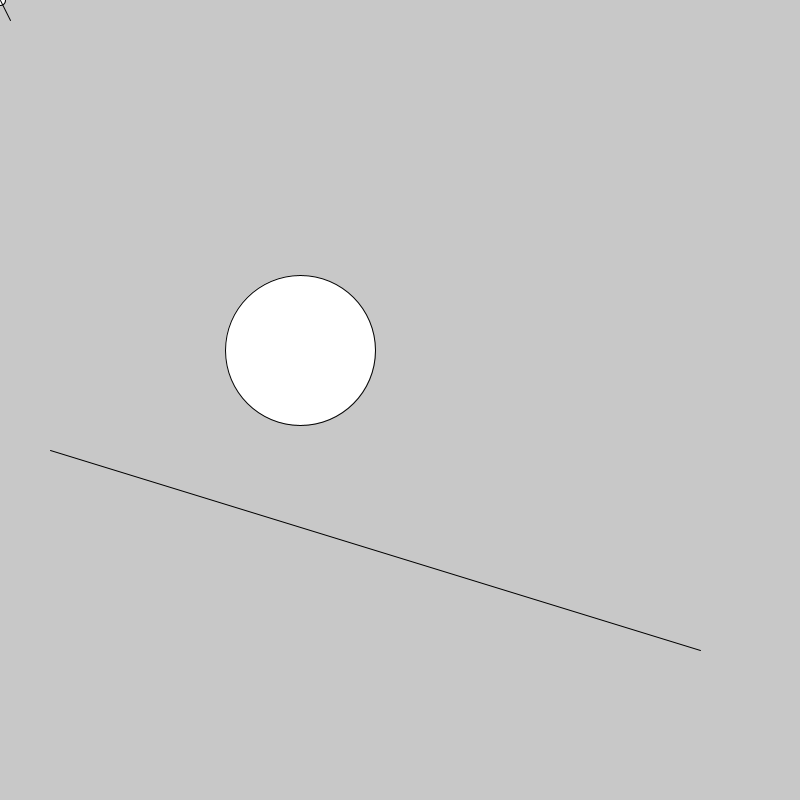
Frame 1 (no input)
Frame 60 (the mouse pressed at the canvas centre just before this capture): identical to frame 1, image omitted
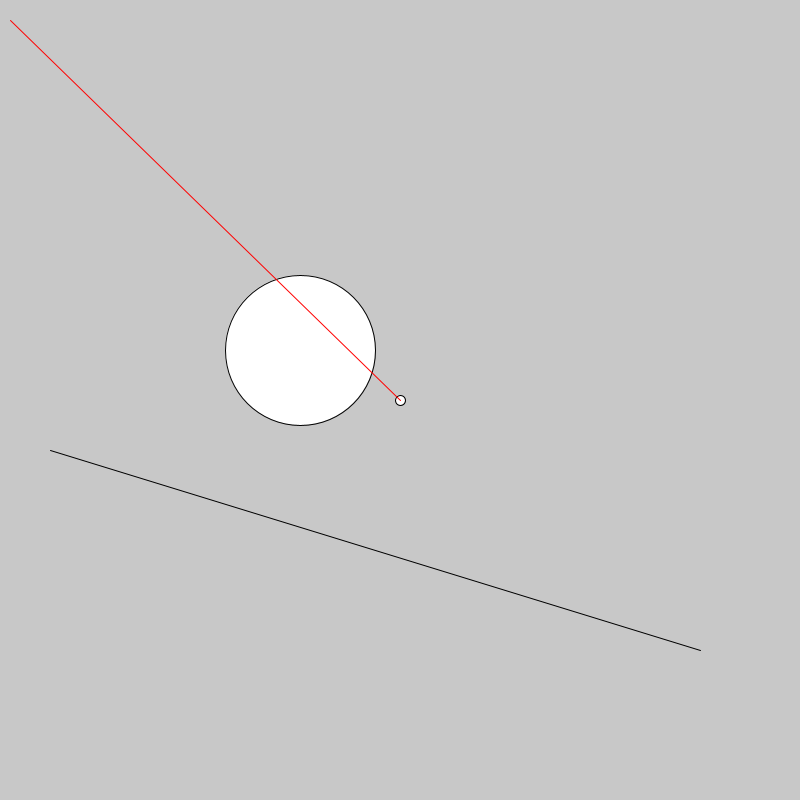
Frame 120 (the mouse held since frame 60 and released just before this capture)

The Processing sketch that drew these frames (run headless with seeded random() and noise(); from frame 60 on, the mouse is pressed at the canvas centre):

// Processing sketch: circlePointAndLineIntersections
// ── circlePointAndLineIntersections.pde
//points that make up the lines
float ox = 10, oy = 20;
float circleX = 300;
float circleY = 350;
float circleRad = 75;
float x1 = 50, y1 = 450, x2 = 700, y2 = 650;
PVector intersectPoint = new PVector();

void setup() {
  size(800, 800);
}

void draw() {
  background(200);

  //note that the circle to circle intersection test isn't visualized here.
  //you can try substituting that test for the circle to point test done with the mouse below
  
  //draw the circle we're testing against
  stroke(0);
  fill(255);
  ellipse(circleX, circleY, circleRad*2, circleRad*2);


  //test mouseX/Y if it's inside the circle
  if (pointIsInCircle(mouseX, mouseY, circleX, circleY, circleRad)) {
    fill(255, 0, 0);
  } else {
    fill(255);
  }
  ellipse(mouseX, mouseY, 10, 10);
  

  //test if the mouse controlled line intersects the circle
  if (lineCircleIntersectionTest(ox, oy, mouseX, mouseY, circleX, circleY, circleRad)) {
    stroke(255, 0, 0);
  }
  else {
    stroke(0);
  }
  line(ox, oy, mouseX, mouseY);
  
  
  //test if the mouse controlled line intersects the other line
    if (calculateLineIntersection(x1, y1, x2, y2, ox, oy, mouseX, mouseY, intersectPoint)) {
    stroke(255, 0, 0);
    ellipse(intersectPoint.x, intersectPoint.y, 10, 10);
  } else {
    stroke(0);
  }
  //draw the line we're testing against
  line(x1, y1, x2, y2);

}


//randomize origin of mouse line on key press
void keyPressed() {
  ox = random(0, width);
  oy = random(0, height);
  circleX = random(0, width);
  circleY = random(0, height);
  circleRad = random(10, 300);
}
// ── Shape_Intersection_Tests.pde

// IF YOU WANT THESE FUNCTIONS TO WORK PROPERLY, BEST NOT TO CHANGE THEM!!!  :)  
// (Just use them as they are and pass the right parameters to them)


//------------------------------------------------------------------------------------------------------------
//a simple test to see if a point lies inside a circle
//(if the point is less than Radius away from the circle center)
boolean pointIsInCircle(float px, float py, float cx, float cy, float cRad) {
  return (dist(px, py, cx, cy) <= cRad); 
}

//------------------------------------------------------------------------------------------------------------
//an imperfect but sufficient circle-line intersection test:
//break the line up into points about 1 pixel apart and test each point for circle intersection
boolean lineCircleIntersectionTest(float x1, float y1, float x2, float y2, float cx, float cy, float cRad) {
  int numPoints = int(dist(x1, y1, x2, y2));
  for (int i=0; i < numPoints; i++) {
    float xt = lerp(x1, x2, i/float(numPoints-1));
    float yt = lerp(y1, y2, i/float(numPoints-1));
    if (pointIsInCircle(xt, yt, cx, cy, cRad)) {return true;}
  }
  //if we get here in the function, we did NOT return true for any point.
  //so return false instead
  return false;
}


//------------------------------------------------------------------------------------------------------------
//test two circles for intersection, defined by center x/y & radius for each 
boolean circleToCircleIntersectionTest(float x1, float y1, float r1, float x2, float y2, float r2) {
  return dist(x1, y1, x2, y2) <= (r1 + r2);
}

//------------------------------------------------------------------------------------------------------------
// Returns true if the lines intersect, otherwise false. 
// If the lines intersect the intersection point is stored in 
// the x,y values of the PVector you pass a reference to.
// If the lines do not intersect, the x,y values of the result PVector
// will not be changed.
// from http://stackoverflow.com/questions/563198/how-do-you-detect-where-two-line-segments-intersect
// Note that the derivation for this method is in a paper referenced in the above linked forum discussion.
// It would be quite difficult to read the code below and make sense of how it works on its own.
boolean calculateLineIntersection(float p0_x, float p0_y, float p1_x, float p1_y, 
  float p2_x, float p2_y, float p3_x, float p3_y, PVector result)
{
  float s1_x, s1_y, s2_x, s2_y;
  s1_x = p1_x - p0_x;     
  s1_y = p1_y - p0_y;
  s2_x = p3_x - p2_x;     
  s2_y = p3_y - p2_y;

  float s, t;
  s = (-s1_y * (p0_x - p2_x) + s1_x * (p0_y - p2_y)) / (-s2_x * s1_y + s1_x * s2_y);
  t = ( s2_x * (p0_y - p2_y) - s2_y * (p0_x - p2_x)) / (-s2_x * s1_y + s1_x * s2_y);

  if (s >= 0 && s <= 1 && t >= 0 && t <= 1)
  {
    // Collision detected
    if (result != null) {
      result.x = p0_x + (t * s1_x);        
      result.y = p0_y + (t * s1_y);
    }
    return true;
  }

  return false; // No collision
}

//------------------------------------------------------------------------------------------------------------
